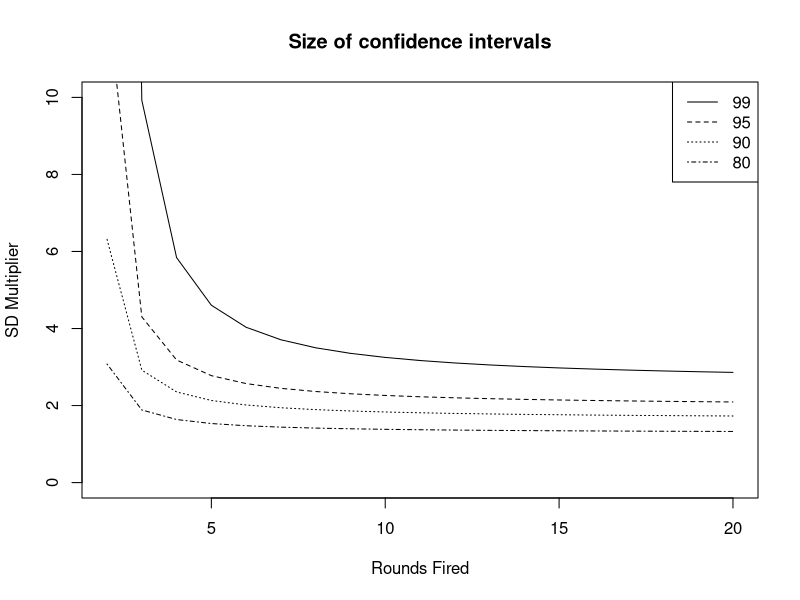
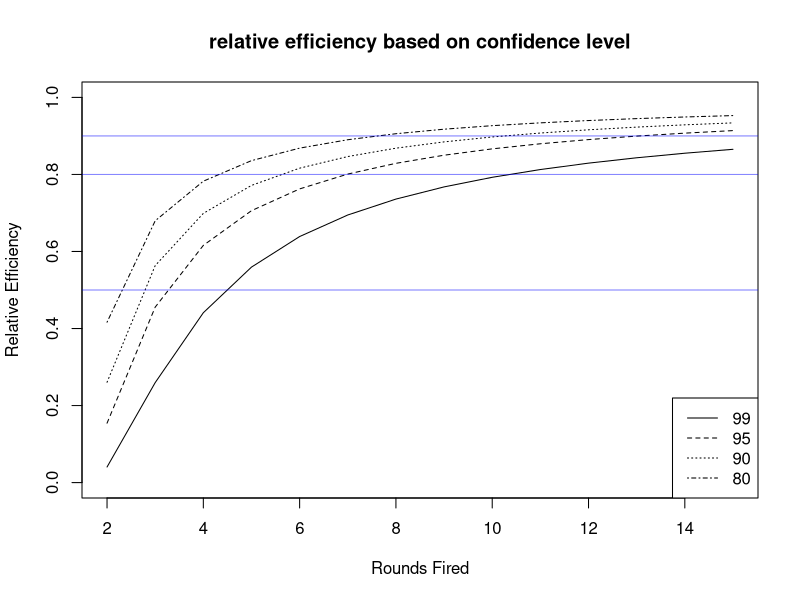

Recreate these plots in R, in order.
## ---- chunk 1

set.seed(793230)

avg_velocity_true = 2900
sd_true = 10
n = 2

obs = rnorm(n, avg_velocity_true, sd_true)

(avg_velocity_estimate = mean(obs))
(sd_estimate = sd(obs))

## ---- chunk 2

conf_level = 0.95

# This is really the part that matters
tmul = qt(conf_level + (1 - conf_level) / 2, n - 1)

confidence_interval = c(
    lower = avg_velocity_estimate - sd_estimate * tmul,
    upper = avg_velocity_estimate + sd_estimate * tmul)

## ---- chunk 3

n = 2:20

tmul = function(conf_level, .n = n){
    qt(conf_level + (1 - conf_level) / 2, .n - 1)
}

t80 = tmul(0.8)
t90 = tmul(0.9)
t95 = tmul(0.95)
t99 = tmul(0.99)


plot(n, t99, ylim = c(0, 10), type = "l", xlab = "Rounds Fired"
    , ylab = "SD Multiplier", main = "Size of confidence intervals")
lines(n, t95, lty = 2)
lines(n, t90, lty = 3)
lines(n, t80, lty = 4)
legend("topright", legend = c("99", "95", "90", "80"), lty = 1:4)

## ---- chunk 4

n = 2:15

relative_efficiency = function(conf_level, .n = n){
    lowerbound = qnorm(conf_level + (1 - conf_level) / 2)
    lowerbound / tmul(conf_level, .n)
}

e80 = relative_efficiency(0.8)
e90 = relative_efficiency(0.9)
e95 = relative_efficiency(0.95)
e99 = relative_efficiency(0.99)


plot(n, e99, ylim = c(0, 1), type = "l", xlab = "Rounds Fired"
    , ylab = "Relative Efficiency"
    , main = "relative efficiency based on confidence level")
lines(n, e95, lty = 2)
lines(n, e90, lty = 3)
lines(n, e80, lty = 4)
abline(h = c(0.5, 0.8, 0.9), col = scales::alpha("blue", 0.5))
legend("bottomright", legend = c("99", "95", "90", "80"), lty = 1:4)

